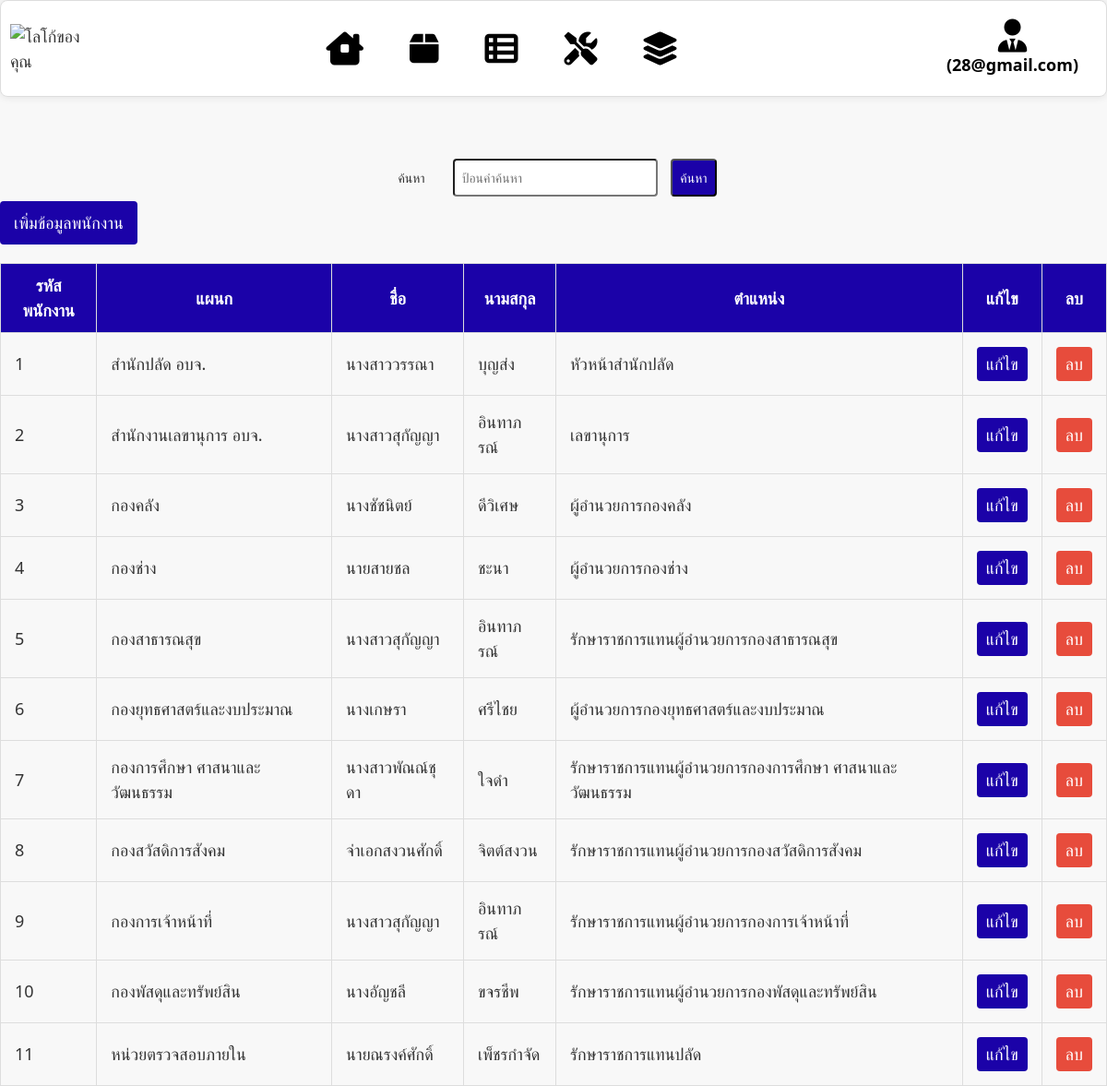
The app's page /admin/headofdepartment.php (signed in) with its own data.
### tables this page shows
CREATE TABLE `users` (
  `u_id` int(11) NOT NULL,
  `u_fname` varchar(255) NOT NULL,
  `u_lname` varchar(255) NOT NULL,
  `u_email` varchar(255) NOT NULL,
  `u_password` varchar(255) NOT NULL,
  `u_status` enum('ใช้งาน','ไม่ได้ใช้งาน') NOT NULL,
  `u_type` enum('ช่าง','แอดมิน','ผู้ใช้') NOT NULL,
  `u_dp_id` int(11) NOT NULL
);

CREATE TABLE `headofdepartment` (
  `head_id` int(11) NOT NULL,
  `department_id` int(11) DEFAULT NULL,
  `first_name` varchar(50) NOT NULL,
  `last_name` varchar(50) NOT NULL,
  `position` varchar(100) NOT NULL
);

CREATE TABLE `department` (
  `dp_id` int(11) NOT NULL,
  `dp_name` varchar(255) NOT NULL
);

### admin/headofdepartment.php (the view, shortened to what this page needs)
<!DOCTYPE html>
<html lang="en">
<head>
    <?php include 'public/layout.php'; ?>
</head>
<body>
<form method="get" action="<?php echo htmlspecialchars($_SERVER["PHP_SELF"]); ?>">
    <label for="search">ค้นหา &nbsp;</label>
    <input type="text" id="search" name="search" placeholder="ป้อนคำค้นหา" value="<?php echo isset($_GET['search']) ? htmlspecialchars($_GET['search']) : ''; ?>">
    <input type="submit" value="ค้นหา">
</form>
<a href="add_headofdepartment.php">
    <button type="button" style="background-color: #1b02a8; color: white; padding: 10px 15px; border: none; border-radius: 4px; cursor: pointer; transition: background-color 0.3s;">
        เพิ่มข้อมูลพนักงาน
    </button>
</a>
<?php
$servername = "localhost";
$username = "root";
$password = "";
$dbname = "repair";
$conn = new mysqli($servername, $username, $password, $dbname);
$search = isset($_GET['search']) ? $_GET['search'] : '';
$sql = "SELECT h.head_id, h.department_id, h.first_name, h.last_name, h.position, d.dp_name
        FROM headofdepartment h
        LEFT JOIN department d ON h.department_id = d.dp_id
        WHERE h.head_id LIKE '%$search%'
           OR d.dp_name LIKE '%$search%'
           OR h.first_name LIKE '%$search%'
           OR h.last_name LIKE '%$search%'
           OR h.position LIKE '%$search%'";
$result = $conn->query($sql);
if ($result->num_rows > 0) {
    echo "<table>";
    echo "<tr><th>รหัสพนักงาน</th><th>แผนก</th><th>ชื่อ</th><th>นามสกุล</th><th>ตำแหน่ง</th><th>แก้ไข</th><th>ลบ</th></tr>";
    while ($row = $result->fetch_assoc()) {
        echo "<tr>";
        echo "<td>" . $row["head_id"] . "</td>";
        echo "<td>" . $row["dp_name"] . "</td>";
        echo "<td>" . $row["first_name"] . "</td>";
        echo "<td>" . $row["last_name"] . "</td>";
        echo "<td>" . $row["position"] . "</td>";
        echo "<td>";
        echo "<a href='edit_headofdepartment.php?id={$row['head_id']}'><button style='background-color: #1b02a8; color: white; padding: 5px 10px; border: none; border-radius: 4px; cursor: pointer; transition: background-color 0.3s;'>แก้ไข</button></a>";
        echo "</td>";
        echo "<td>";
        echo "<a href='delete_headofdepartment.php?id={$row['head_id']}' onclick='return confirm(\"คุณต้องการลบข้อมูลนี้หรือไม่?\")'><button style='background-color: #e74c3c; color: white; padding: 5px 10px; border: none; border-radius: 4px; cursor: pointer; transition: background-color 0.3s;'>ลบ</button></a>";
        echo "</td>";
        echo "</tr>";
    }
    echo "</table>";
} else {
    echo "ไม่พบข้อมูลในตาราง";
}
?>
</body>
</html>

### admin/public/layout.php (shortened to what this page needs)
<?php
$user = null;
if (isset($_SESSION['u_id'])) {
   $servername = "localhost";
    $username = "root";
    $password = "";
    $dbname = "repair";
    $conn = new mysqli($servername, $username, $password, $dbname);
    $u_id = $_SESSION['u_id'];
    $sql = "SELECT * FROM users WHERE u_id = $u_id";
    $result = $conn->query($sql);
    if ($result->num_rows > 0) {
        $user = $result->fetch_assoc();
    }
}
?>
<!DOCTYPE html>
<html lang="en">
<head>
    <link rel="stylesheet" href="https://cdnjs.cloudflare.com/ajax/libs/font-awesome/6.0.0/css/all.min.css">
    <link href="https://cdn.jsdelivr.net/npm/bootstrap@5.3.1/dist/css/bootstrap.min.css" rel="stylesheet">
</head>
<body>
    <header>
<nav>
<img src="../upload_files/uploads/ตรา.อบจ.png" alt="โลโก้ของคุณ" style="width: 80px; ">
<div>
    <div class="dropdown">
        <a href="admin_dashboard.php"><i class="fa-solid fa-house-chimney-window fa-2x"></i></a>
    </div>
    <div class="dropdown">
        <a href="material_types.php"><i class="fa-solid fa-box fa-2x"></i></a>
    </div>
    <div class="dropdown">
        <a href="equipment_types_table.php"><i class="fa-solid fa-table-list fa-2x"></i></a>
    </div>
    <div class="dropdown">
        <a href="repair_requests.php"><i class="fa-solid fa-screwdriver-wrench fa-2x"></i></a>
    </div>
    <div class="dropdown">
        <a href="display_assets.php"><i class="fa-solid fa-layer-group fa-2x"></i></a>
    </div>
</div>
    <div class="dropdown">
            <?php if ($user): ?>
            <div class="dropdown">
            <a href="#" class="dropbtn"><i class="fa-solid fa-user-tie fa-2x"></i>(<?php echo $user['u_email']; ?>)</a>
            </div>
            <?php else: ?>
            <?php endif; ?>
        </div>
    </nav>
    </header>
    <br><br><br>
    <br><br>
</body>
</html>

### admin/public/layout.php (style rules this page uses)
body { margin: 0; padding: 0; font-family: 'Segoe UI', Tahoma, Geneva, Verdana, sans-serif; background-color: #f8f8f8; font-size: 18px; }
header { margin-bottom: 10%; }
body { padding-top: 20px; }
nav { background-color: #fff; margin: auto; padding: 10px; display: flex; justify-content: space-between; border: 1px solid #ddd; border-radius: 8px; align-items: center; box-shadow: 0 0 10px rgba(0, 0, 0, 0.1); }
nav a { text-decoration: none; color: black; padding: 10px; border-radius: 5px; transition: background-color 0.3s, color 0.3s; font-weight: bold; position: relative; overflow: hidden; margin-bottom: 5px; display: flex; flex-direction: column; align-items: center; }
nav div { display: flex; }
nav { position: fixed; top: 0; width: 100%; z-index: 1000; }
nav a { display: flex; flex-direction: column; align-items: center; text-align: left; margin: 0 10px; margin-right: 20px; }
nav a::before { content: ""; position: absolute; width: 100%; height: 3px; background-color: #1b02a8; bottom: 0; left: 0; transform: scaleX(0); transform-origin: bottom right; transition: transform 0.3s; }
.dropdown { position: relative; display: inline-block; }
.dropbtn { text-decoration: none; color: black; padding: 10px; border-radius: 5px; transition: background-color 0.3s, color 0.3s; margin: 0 10px; font-weight: bold; position: relative; overflow: hidden; }
header { margin-bottom: 1%; }

### admin/headofdepartment.php (style rules this page uses)
body { margin: 0; padding: 0; font-family: 'Segoe UI', Tahoma, Geneva, Verdana, sans-serif; background-color: #f8f8f8; color: #333; }
table { width: 100%; border-collapse: collapse; margin-top: 20px; }
th, td { border: 1px solid #ddd; padding: 15px; text-align: left; }
th { background-color: #1b02a8; color: white; padding: 10px; text-align: center; }
form { text-align: center; margin-top: 20px; }
label, input, input[type="submit"] { font-size: 14px; margin: 5px; padding: 8px; border-radius: 4px; }
input[type="submit"] { background-color: #1b02a8; color: #fff; cursor: pointer; transition: background-color 0.3s, color 0.3s; }

### records on screen
users: u_email "28@gmail.com"
headofdepartment: head_id "1", department.dp_name "สำนักปลัด อบจ.", first_name "นางสาววรรณา", last_name "บุญส่ง", position "หัวหน้าสำนักปลัด"
headofdepartment: head_id "2", department.dp_name "สำนักงานเลขานุการ อบจ.", first_name "นางสาวสุกัญญา", last_name "อินทาภรณ์", position "เลขานุการ"
headofdepartment: head_id "3", department.dp_name "กองคลัง", first_name "นางชัชนิตย์", last_name "ดีวิเศษ", position "ผู้อำนวยการกองคลัง"
headofdepartment: head_id "4", department.dp_name "กองช่าง", first_name "นายสายชล", last_name "ชะนา", position "ผู้อำนวยการกองช่าง"
headofdepartment: head_id "5", department.dp_name "กองสาธารณสุข", first_name "นางสาวสุกัญญา", last_name "อินทาภรณ์", position "รักษาราชการแทนผู้อำนวยการกองสาธารณสุข"
headofdepartment: head_id "6", department.dp_name "กองยุทธศาสตร์และงบประมาณ", first_name "นางเกษรา", last_name "ศรีไชย", position "ผู้อำนวยการกองยุทธศาสตร์และงบประมาณ"
headofdepartment: head_id "7", department.dp_name "กองการศึกษา ศาสนาและวัฒนธรรม", first_name "นางสาวพัณณ์ชุดา", last_name "ใจดำ", position "รักษาราชการแทนผู้อำนวยการกองการศึกษา ศาสนาและวัฒนธรรม"
headofdepartment: head_id "8", department.dp_name "กองสวัสดิการสังคม", first_name "จ่าเอกสงวนศักดิ์", last_name "จิตต์สงวน", position "รักษาราชการแทนผู้อำนวยการกองสวัสดิการสังคม"
headofdepartment: head_id "9", department.dp_name "กองการเจ้าหน้าที่", first_name "นางสาวสุกัญญา", last_name "อินทาภรณ์", position "รักษาราชการแทนผู้อำนวยการกองการเจ้าหน้าที่"
headofdepartment: head_id "10", department.dp_name "กองพัสดุและทรัพย์สิน", first_name "นางอัญชลี", last_name "ขจรชีพ", position "รักษาราชการแทนผู้อำนวยการกองพัสดุและทรัพย์สิน"
headofdepartment: head_id "11", department.dp_name "หน่วยตรวจสอบภายใน", first_name "นายณรงค์ศักดิ์", last_name "เพ็ชรกำจัด", position "รักษาราชการแทนปลัด"
